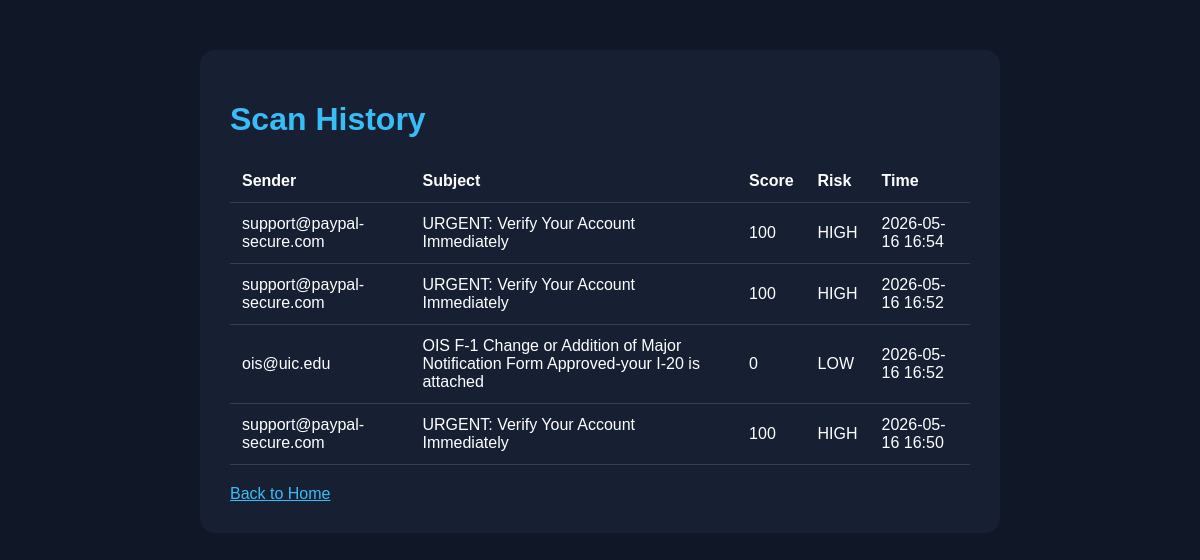
The app's page /history with its own data.
### tables this page shows
CREATE TABLE scans (
            id INTEGER PRIMARY KEY AUTOINCREMENT,
            sender TEXT,
            subject TEXT,
            score INTEGER,
            risk_level TEXT,
            scanned_at TEXT
        );

### app.py (the view)
@app.route("/history")
def history():
    scans = get_history()
    return render_template("history.html", scans=scans)

### database.py (called while the page is built)
def init_db():
    conn = sqlite3.connect("securemail.db")
    conn.execute("""
        CREATE TABLE IF NOT EXISTS scans (
            id INTEGER PRIMARY KEY AUTOINCREMENT,
            sender TEXT,
            subject TEXT,
            score INTEGER,
            risk_level TEXT,
            scanned_at TEXT
        )
    """)
    conn.commit()
    conn.close()

def get_history():
    init_db()
    conn = sqlite3.connect("securemail.db")
    rows = conn.execute(
        "SELECT sender, subject, score, risk_level, scanned_at FROM scans ORDER BY id DESC"
    ).fetchall()
    conn.close()
    return rows

### templates/history.html (shortened to what this page needs)
<!DOCTYPE html>
<html>
<head>
    <link rel="stylesheet" href="/static/style.css">
</head>
<body>
    <div class="container">
        <h1>Scan History</h1>
        {% if scans %}
            <table>
                <tr>
                    <th>Sender</th>
                    <th>Subject</th>
                    <th>Score</th>
                    <th>Risk</th>
                    <th>Time</th>
                </tr>
                {% for scan in scans %}
                <tr>
                    <td>{{ scan[0] }}</td>
                    <td>{{ scan[1] }}</td>
                    <td>{{ scan[2] }}</td>
                    <td>{{ scan[3] }}</td>
                    <td>{{ scan[4] }}</td>
                </tr>
                {% endfor %}
            </table>
        {% else %}
            <p>No scans yet.</p>
        {% endif %}
        <a href="/">Back to Home</a>
    </div>
</body>
</html>

### static/style.css (style rules this page uses)
* { box-sizing: border-box; }
body { margin: 0; font-family: Arial, sans-serif; background: #101827; color: white; }
.container { max-width: 800px; margin: 50px auto; padding: 30px; background: #172033; border-radius: 15px; }
h1 { color: #38bdf8; }
a { color: #38bdf8; display: inline-block; margin-top: 20px; }
table { width: 100%; border-collapse: collapse; margin-top: 20px; }
th, td { border-bottom: 1px solid #334155; padding: 12px; text-align: left; }

### records on screen
scans: sender "support@paypal-secure.com", subject "URGENT: Verify Your Account Immediately", score "100", risk_level "HIGH", scanned_at "2026-05-16 16:54"
scans: sender "support@paypal-secure.com", subject "URGENT: Verify Your Account Immediately", score "100", risk_level "HIGH", scanned_at "2026-05-16 16:52"
scans: sender "ois@uic.edu", subject "OIS F-1 Change or Addition of Major Notification Form Approved-your I-20 is attached", score "0", risk_level "LOW", scanned_at "2026-05-16 16:52"
scans: sender "support@paypal-secure.com", subject "URGENT: Verify Your Account Immediately", score "100", risk_level "HIGH", scanned_at "2026-05-16 16:50"
